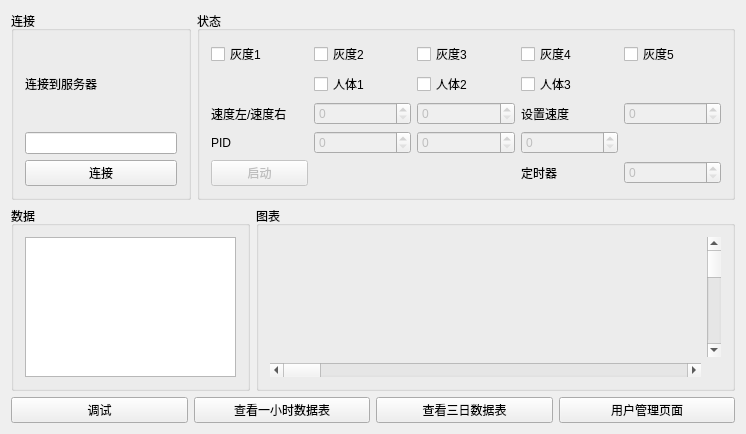
<?xml version="1.0" encoding="UTF-8"?>
<ui version="4.0">
 <class>Widget</class>
 <widget class="QWidget" name="Widget">
  <property name="geometry">
   <rect>
    <x>0</x>
    <y>0</y>
    <width>746</width>
    <height>434</height>
   </rect>
  </property>
  <property name="windowTitle">
   <string>Widget</string>
  </property>
  <layout class="QVBoxLayout" name="verticalLayout">
   <item>
    <layout class="QHBoxLayout" name="horizontalLayout_4" stretch="3,9">
     <item>
      <widget class="QGroupBox" name="groupBox_3">
       <property name="title">
        <string>连接</string>
       </property>
       <layout class="QVBoxLayout" name="verticalLayout_2">
        <item>
         <widget class="QLabel" name="label">
          <property name="text">
           <string>连接到服务器</string>
          </property>
         </widget>
        </item>
        <item>
         <widget class="QLineEdit" name="ipt_address"/>
        </item>
        <item>
         <widget class="QPushButton" name="btn_connect">
          <property name="text">
           <string>连接</string>
          </property>
         </widget>
        </item>
       </layout>
      </widget>
     </item>
     <item>
      <widget class="QGroupBox" name="groupBox_4">
       <property name="title">
        <string>状态</string>
       </property>
       <layout class="QGridLayout" name="gridLayout_2">
        <item row="3" column="1">
         <widget class="QSpinBox" name="status_pid_0">
          <property name="enabled">
           <bool>false</bool>
          </property>
          <property name="maximum">
           <number>1000</number>
          </property>
         </widget>
        </item>
        <item row="0" column="3">
         <widget class="QCheckBox" name="status_sensor3">
          <property name="text">
           <string>灰度4</string>
          </property>
         </widget>
        </item>
        <item row="0" column="0">
         <widget class="QCheckBox" name="status_sensor0">
          <property name="text">
           <string>灰度1</string>
          </property>
         </widget>
        </item>
        <item row="2" column="1">
         <widget class="QSpinBox" name="status_speed_1">
          <property name="enabled">
           <bool>false</bool>
          </property>
          <property name="maximum">
           <number>1000</number>
          </property>
         </widget>
        </item>
        <item row="0" column="4">
         <widget class="QCheckBox" name="status_sensor4">
          <property name="text">
           <string>灰度5</string>
          </property>
         </widget>
        </item>
        <item row="0" column="2">
         <widget class="QCheckBox" name="status_sensor2">
          <property name="text">
           <string>灰度3</string>
          </property>
         </widget>
        </item>
        <item row="2" column="0">
         <widget class="QLabel" name="label_2">
          <property name="text">
           <string>速度左/速度右</string>
          </property>
         </widget>
        </item>
        <item row="1" column="2">
         <widget class="QCheckBox" name="status_sensor6">
          <property name="text">
           <string>人体2</string>
          </property>
         </widget>
        </item>
        <item row="2" column="4">
         <widget class="QSpinBox" name="status_speed_0">
          <property name="enabled">
           <bool>false</bool>
          </property>
          <property name="maximum">
           <number>1000</number>
          </property>
         </widget>
        </item>
        <item row="2" column="2">
         <widget class="QSpinBox" name="status_speed_2">
          <property name="enabled">
           <bool>false</bool>
          </property>
          <property name="maximum">
           <number>1000</number>
          </property>
         </widget>
        </item>
        <item row="0" column="1">
         <widget class="QCheckBox" name="status_sensor1">
          <property name="text">
           <string>灰度2</string>
          </property>
         </widget>
        </item>
        <item row="1" column="1">
         <widget class="QCheckBox" name="status_sensor5">
          <property name="text">
           <string>人体1</string>
          </property>
         </widget>
        </item>
        <item row="4" column="3">
         <widget class="QLabel" name="label_6">
          <property name="text">
           <string>定时器</string>
          </property>
         </widget>
        </item>
        <item row="4" column="4">
         <widget class="QSpinBox" name="status_timer">
          <property name="enabled">
           <bool>false</bool>
          </property>
          <property name="maximum">
           <number>1000000</number>
          </property>
         </widget>
        </item>
        <item row="1" column="3">
         <widget class="QCheckBox" name="status_sensor7">
          <property name="text">
           <string>人体3</string>
          </property>
         </widget>
        </item>
        <item row="2" column="3">
         <widget class="QLabel" name="label_8">
          <property name="text">
           <string>设置速度</string>
          </property>
         </widget>
        </item>
        <item row="4" column="0">
         <widget class="QPushButton" name="pushButton_2">
          <property name="enabled">
           <bool>false</bool>
          </property>
          <property name="text">
           <string>启动</string>
          </property>
         </widget>
        </item>
        <item row="3" column="2">
         <widget class="QSpinBox" name="status_pid_1">
          <property name="enabled">
           <bool>false</bool>
          </property>
          <property name="maximum">
           <number>1000</number>
          </property>
         </widget>
        </item>
        <item row="3" column="3">
         <widget class="QSpinBox" name="status_pid_2">
          <property name="enabled">
           <bool>false</bool>
          </property>
          <property name="maximum">
           <number>1000</number>
          </property>
         </widget>
        </item>
        <item row="3" column="0">
         <widget class="QLabel" name="label_3">
          <property name="text">
           <string>PID</string>
          </property>
         </widget>
        </item>
       </layout>
      </widget>
     </item>
    </layout>
   </item>
   <item>
    <layout class="QHBoxLayout" name="horizontalLayout_2" stretch="3,6">
     <item>
      <widget class="QGroupBox" name="groupBox_2">
       <property name="title">
        <string>数据</string>
       </property>
       <layout class="QHBoxLayout" name="horizontalLayout_3">
        <item>
         <widget class="QListWidget" name="listWidget"/>
        </item>
       </layout>
      </widget>
     </item>
     <item>
      <widget class="QGroupBox" name="groupBox">
       <property name="title">
        <string>图表</string>
       </property>
       <layout class="QGridLayout" name="gridLayout">
        <item row="0" column="0">
         <widget class="QCustomPlot" name="plot" native="true"/>
        </item>
        <item row="0" column="1">
         <widget class="QScrollBar" name="verticalScrollBar">
          <property name="orientation">
           <enum>Qt::Vertical</enum>
          </property>
         </widget>
        </item>
        <item row="1" column="0">
         <widget class="QScrollBar" name="horizontalScrollBar">
          <property name="orientation">
           <enum>Qt::Horizontal</enum>
          </property>
         </widget>
        </item>
       </layout>
      </widget>
     </item>
    </layout>
   </item>
   <item>
    <layout class="QHBoxLayout" name="horizontalLayout">
     <item>
      <widget class="QPushButton" name="pushButton_3">
       <property name="text">
        <string>调试</string>
       </property>
      </widget>
     </item>
     <item>
      <widget class="QPushButton" name="pushButton_4">
       <property name="text">
        <string>查看一小时数据表</string>
       </property>
      </widget>
     </item>
     <item>
      <widget class="QPushButton" name="pushButton_5">
       <property name="text">
        <string>查看三日数据表</string>
       </property>
      </widget>
     </item>
     <item>
      <widget class="QPushButton" name="pushButton">
       <property name="text">
        <string>用户管理页面</string>
       </property>
      </widget>
     </item>
    </layout>
   </item>
  </layout>
 </widget>
 <layoutdefault spacing="6" margin="11"/>
 <customwidgets>
  <customwidget>
   <class>QCustomPlot</class>
   <extends>QWidget</extends>
   <header location="global">qcustomplot.h</header>
   <container>1</container>
  </customwidget>
 </customwidgets>
 <resources/>
 <connections/>
</ui>
